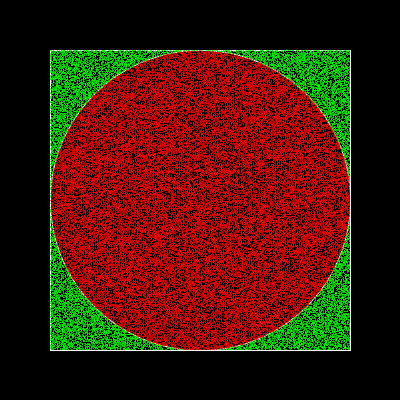
Frame 1 (no input)
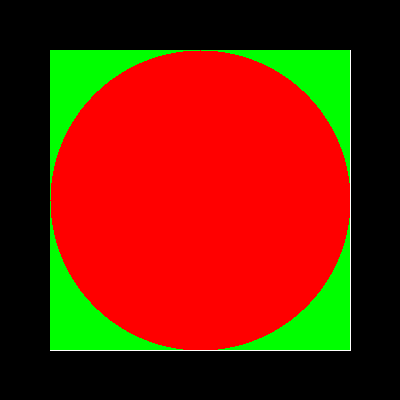
Frame 60 (the mouse pressed at the canvas centre just before this capture)
Frame 120 (the mouse held since frame 60 and released just before this capture): identical to frame 60, image omitted

The Processing sketch that drew these frames (run headless with seeded random() and noise(); from frame 60 on, the mouse is pressed at the canvas centre):

// Processing sketch: ThrowingDarts
// ── ThrowingDarts.pde
import java.util.Random;
import java.lang.Math;

// DIGITS OF PI: 3.1415926535

final int radius = 150;
int side = radius*2;

long numPointsInsideCircle;
long numPointsTotal;

Random random;

void setup(){
  background(0);
  size(400, 400);

  translate(width/2, height/2);

  // draw the square -- side-length = side
  rectMode(CENTER);
  strokeWeight(1);
  stroke(255);
  noFill();
  rect(0, 0, side, side);

  // draw the circle -- radius = side/2
  ellipse(0, 0, side, side);

  random = new Random();
}

boolean isInsideCircle(int x, int y){
  return Math.sqrt(x*x + y*y) <= radius;
}

void draw(){
  translate(width/2, height/2);

  int x;
  int y;
  double pi = 0;

  for(int i=0; i<100000; i++){
    x = random.nextInt(side) - radius;
    y = random.nextInt(side) - radius;
    numPointsTotal++;

    if(isInsideCircle(x, y)){
      stroke(255,0,0);
      numPointsInsideCircle++;
    } else{
      stroke(0,255,0);
    }

    point(x, y);

    pi = 4*((double)numPointsInsideCircle/numPointsTotal);
  }

  System.out.println("PI: " + pi);

}
